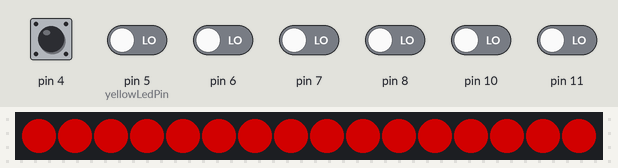
Bench run of a program on a simulated Arduino Uno, built with avr-gcc and run on an emulated ATmega328P. Parts: 16 RGB LEDs in strip order, left to right. Inputs (shaded band) come from the test bench; at power-on: pin 4, pin 5 (yellowLedPin), pin 6–8, pin 10, pin 11 LOW. Dim RGB values are drawn brighter than linear.

Above: at 1.2 s.
1.3 s: pin 4 pulsed HIGH 5 times (0.12 s each, 0.3 s apart)
At 1.49 s:
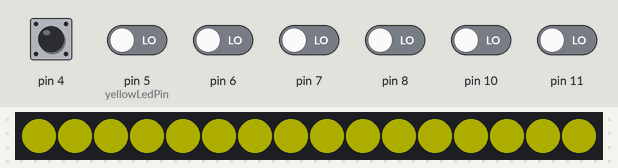
At 4.1 s:
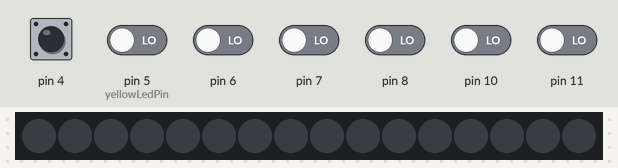
Timing chart, 0 to 5.6 s (numbered marks = the images above; inputs shaded):
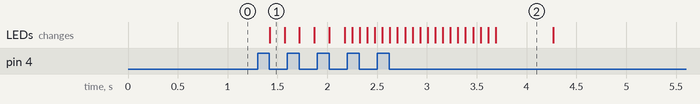

Measured:
- after the input at 1.3 s, the LEDs: change after 0.12 s (image 1)
- what the display in image 2 shows lasts 0.6 s, from 3.7 s to 4.3 s

The program:

main.cpp
```cpp
#include <Arduino.h>
#include <FastLED.h>

#define NUM_LEDS 16
#define LED_DATA_PIN 9
#define yellowLedPin 5
#define redLedPin 5
#define greenLedPin 5

CRGBArray<NUM_LEDS> leds;

bool codeCorrect = false;
bool isWon = false;
int numbersEntered = 0;


// HIER DEINEN GEHEIMCODE EINGEBEN
int secretCode [3] = {3, 4, 5};


void colorAll( int r, int g, int b) {
  for ( int i = 0; i < NUM_LEDS; ++i ) {
		leds[i] = CRGB( r, g, b );
	}
	FastLED.show();
}

void win() {
  colorAll( 0, 0, 0);
  delay( 2000 );
  colorAll( 45, 0, 75);
  isWon = true;
}

void blinkRed( int initialBlink, int blinkSpeed ) {
  colorAll( 0, 0, 0);
  delay( blinkSpeed );
  for ( int i = 0; i < 10; ++i ) {
    colorAll( 60, 30, 0);
    delay( blinkSpeed );
    colorAll( 0, 0, 0);
    delay( blinkSpeed );
  }
  delay( initialBlink );
  colorAll(120, 0, 0);
}

void evaluateCode() {
  if ( codeCorrect ) {
    win();
  } else {
    blinkRed( 500, 75 );
    numbersEntered = 0;
    codeCorrect = false;
  }
}

void enterCode( int enteredNumber ) {
  if ( enteredNumber != -2 ) {
    colorAll( 50, 50, 0);
    delay( 150 );
    colorAll( 120, 0, 0);
    if ( enteredNumber == secretCode[ numbersEntered ] ) {
      if ( numbersEntered == 0 ) {
        codeCorrect = true;
      }
    } else {
      codeCorrect = false;
    }
    ++numbersEntered;
    if ( numbersEntered == sizeof(secretCode)/sizeof(secretCode[0]) ) {
      evaluateCode();
    }
  }
}

int read() {
  bool gotValue = false;
  int value = -1;
  if ( digitalRead(4) && !gotValue ) {
    gotValue = true;
    value = 1;
    while( digitalRead(4) );
  }
  if ( digitalRead(5) && !gotValue ) {
    gotValue = true;
    value = 2;
    while( digitalRead(5) );
  }
  if ( digitalRead(6) && !gotValue ) {
    gotValue = true;
    value = 3;
    while( digitalRead(6) );
  }
  if ( digitalRead(7) && !gotValue ) {
    gotValue = true;
    value = 4;
    while( digitalRead(7) );
  }
  if ( digitalRead(8) && !gotValue ) {
    gotValue = true;
    value = 5;
    while( digitalRead(8) );
  }
  if ( digitalRead(9) && !gotValue ) {
    gotValue = true;
    value = 6;
    while( digitalRead(9) );
  }
  if ( digitalRead(10) && !gotValue ) {
    gotValue = true;
    value = 7;
    while( digitalRead(10) );
  }
  if ( digitalRead(11) && !gotValue ) {
    gotValue = true;
    value = 8;
    while( digitalRead(11) );
  }
  return value;
}

void setup() {
  FastLED.addLeds<NEOPIXEL, LED_DATA_PIN>(leds, NUM_LEDS);
  colorAll( 120, 0, 0 );
}

void loop() {
  if ( !isWon ) {
    int in = read();
    if ( in  != -1 ) {
      enterCode( in );
    }

  delay(5);
  }
}
```
